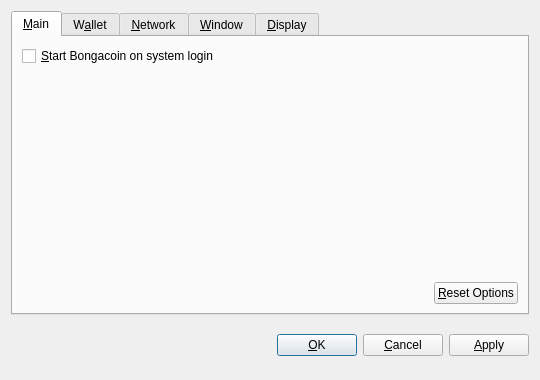
<?xml version="1.0" encoding="UTF-8"?>
<ui version="4.0">
 <class>OptionsDialog</class>
 <widget class="QDialog" name="OptionsDialog">
  <property name="geometry">
   <rect>
    <x>0</x>
    <y>0</y>
    <width>540</width>
    <height>380</height>
   </rect>
  </property>
  <property name="windowTitle">
   <string>Options</string>
  </property>
  <property name="modal">
   <bool>true</bool>
  </property>
  <layout class="QVBoxLayout" name="verticalLayout">
   <item>
    <widget class="QTabWidget" name="tabWidget">
     <property name="tabPosition">
      <enum>QTabWidget::North</enum>
     </property>
     <property name="currentIndex">
      <number>0</number>
     </property>
     <widget class="QWidget" name="tabMain">
      <attribute name="title">
       <string>&amp;Main</string>
      </attribute>
      <layout class="QVBoxLayout" name="verticalLayout_Main">
       <item>
        <widget class="QCheckBox" name="bitcoinAtStartup">
         <property name="toolTip">
          <string>Automatically start Bongacoin after logging in to the system.</string>
         </property>
         <property name="text">
          <string>&amp;Start Bongacoin on system login</string>
         </property>
        </widget>
       </item>
       <item>
        <spacer name="verticalSpacer_Main">
         <property name="orientation">
          <enum>Qt::Vertical</enum>
         </property>
         <property name="sizeHint" stdset="0">
          <size>
           <width>20</width>
           <height>40</height>
          </size>
         </property>
        </spacer>
       </item>
       <item>
        <layout class="QHBoxLayout" name="horizontalLayout_2_Main">
         <item>
          <spacer name="horizontalSpacer_2_Main">
           <property name="orientation">
            <enum>Qt::Horizontal</enum>
           </property>
           <property name="sizeHint" stdset="0">
            <size>
             <width>40</width>
             <height>20</height>
            </size>
           </property>
          </spacer>
         </item>
         <item>
          <widget class="QPushButton" name="resetButton">
           <property name="toolTip">
            <string>Reset all client options to default.</string>
           </property>
           <property name="text">
            <string>&amp;Reset Options</string>
           </property>
           <property name="autoDefault">
            <bool>false</bool>
           </property>
          </widget>
         </item>
        </layout>
       </item>
      </layout>
     </widget>
     <widget class="QWidget" name="tabWallet">
      <attribute name="title">
       <string>W&amp;allet</string>
      </attribute>
      <layout class="QVBoxLayout" name="verticalLayout_Network">
       <item>
        <widget class="QLabel" name="transactionFeeInfoLabel">
         <property name="text">
          <string>Optional transaction fee per kB that helps make sure your transactions are processed quickly. Most transactions are 1 kB.</string>
         </property>
         <property name="textFormat">
          <enum>Qt::PlainText</enum>
         </property>
         <property name="wordWrap">
          <bool>true</bool>
         </property>
        </widget>
       </item>
       <item>
        <layout class="QHBoxLayout" name="horizontalLayout_1_Main">
         <item>
          <widget class="QLabel" name="transactionFeeLabel">
           <property name="text">
            <string>Pay transaction &amp;fee</string>
           </property>
           <property name="textFormat">
            <enum>Qt::PlainText</enum>
           </property>
           <property name="buddy">
            <cstring>transactionFee</cstring>
           </property>
          </widget>
         </item>
         <item>
          <widget class="BitcoinAmountField" name="transactionFee"/>
         </item>
         <item>
          <spacer name="horizontalSpacer_1_Main">
           <property name="orientation">
            <enum>Qt::Horizontal</enum>
           </property>
           <property name="sizeHint" stdset="0">
            <size>
             <width>40</width>
             <height>20</height>
            </size>
           </property>
          </spacer>
         </item>
        </layout>
       </item>
       <item>
        <widget class="QLabel" name="label">
         <property name="text">
          <string>If you disable the spending of unconfirmed change, the change from a transaction cannot be used until that transaction has at least one confirmation. This also affects how your balance is computed.</string>
         </property>
         <property name="wordWrap">
          <bool>true</bool>
         </property>
        </widget>
       </item>
       <item>
        <widget class="QCheckBox" name="spendZeroConfChange">
         <property name="text">
          <string>Spend unconfirmed change  (experts only)</string>
         </property>
        </widget>
       </item>
       <item>
        <spacer name="verticalSpacer">
         <property name="orientation">
          <enum>Qt::Vertical</enum>
         </property>
         <property name="sizeHint" stdset="0">
          <size>
           <width>20</width>
           <height>40</height>
          </size>
         </property>
        </spacer>
       </item>
      </layout>
     </widget>
     <widget class="QWidget" name="tabNetwork">
      <attribute name="title">
       <string>&amp;Network</string>
      </attribute>
      <layout class="QVBoxLayout" name="verticalLayout_Network">
       <item>
        <widget class="QCheckBox" name="mapPortUpnp">
         <property name="toolTip">
          <string>Automatically open the Bongacoin client port on the router. This only works when your router supports UPnP and it is enabled.</string>
         </property>
         <property name="text">
          <string>Map port using &amp;UPnP</string>
         </property>
        </widget>
       </item>
       <item>
        <widget class="QCheckBox" name="connectSocks">
         <property name="toolTip">
          <string>Connect to the Bongacoin network through a SOCKS proxy (e.g. when connecting through Tor).</string>
         </property>
         <property name="text">
          <string>&amp;Connect through SOCKS proxy:</string>
         </property>
        </widget>
       </item>
       <item>
        <layout class="QHBoxLayout" name="horizontalLayout_Network">
         <item>
          <widget class="QLabel" name="proxyIpLabel">
           <property name="text">
            <string>Proxy &amp;IP:</string>
           </property>
           <property name="textFormat">
            <enum>Qt::PlainText</enum>
           </property>
           <property name="buddy">
            <cstring>proxyIp</cstring>
           </property>
          </widget>
         </item>
         <item>
          <widget class="QValidatedLineEdit" name="proxyIp">
           <property name="maximumSize">
            <size>
             <width>140</width>
             <height>16777215</height>
            </size>
           </property>
           <property name="toolTip">
            <string>IP address of the proxy (e.g. 127.0.0.1)</string>
           </property>
          </widget>
         </item>
         <item>
          <widget class="QLabel" name="proxyPortLabel">
           <property name="text">
            <string>&amp;Port:</string>
           </property>
           <property name="textFormat">
            <enum>Qt::PlainText</enum>
           </property>
           <property name="buddy">
            <cstring>proxyPort</cstring>
           </property>
          </widget>
         </item>
         <item>
          <widget class="QLineEdit" name="proxyPort">
           <property name="maximumSize">
            <size>
             <width>55</width>
             <height>16777215</height>
            </size>
           </property>
           <property name="toolTip">
            <string>Port of the proxy (e.g. 9050)</string>
           </property>
          </widget>
         </item>
         <item>
          <widget class="QLabel" name="socksVersionLabel">
           <property name="text">
            <string>SOCKS &amp;Version:</string>
           </property>
           <property name="textFormat">
            <enum>Qt::PlainText</enum>
           </property>
           <property name="buddy">
            <cstring>socksVersion</cstring>
           </property>
          </widget>
         </item>
         <item>
          <widget class="QValueComboBox" name="socksVersion">
           <property name="toolTip">
            <string>SOCKS version of the proxy (e.g. 5)</string>
           </property>
          </widget>
         </item>
         <item>
          <spacer name="horizontalSpacer_Network">
           <property name="orientation">
            <enum>Qt::Horizontal</enum>
           </property>
           <property name="sizeHint" stdset="0">
            <size>
             <width>40</width>
             <height>20</height>
            </size>
           </property>
          </spacer>
         </item>
        </layout>
       </item>
       <item>
        <spacer name="verticalSpacer_Network">
         <property name="orientation">
          <enum>Qt::Vertical</enum>
         </property>
         <property name="sizeHint" stdset="0">
          <size>
           <width>20</width>
           <height>40</height>
          </size>
         </property>
        </spacer>
       </item>
      </layout>
     </widget>
     <widget class="QWidget" name="tabWindow">
      <attribute name="title">
       <string>&amp;Window</string>
      </attribute>
      <layout class="QVBoxLayout" name="verticalLayout_Window">
       <item>
        <widget class="QCheckBox" name="minimizeToTray">
         <property name="toolTip">
          <string>Show only a tray icon after minimizing the window.</string>
         </property>
         <property name="text">
          <string>&amp;Minimize to the tray instead of the taskbar</string>
         </property>
        </widget>
       </item>
       <item>
        <widget class="QCheckBox" name="minimizeOnClose">
         <property name="toolTip">
          <string>Minimize instead of exit the application when the window is closed. When this option is enabled, the application will be closed only after selecting Quit in the menu.</string>
         </property>
         <property name="text">
          <string>M&amp;inimize on close</string>
         </property>
        </widget>
       </item>
       <item>
        <spacer name="verticalSpacer_Window">
         <property name="orientation">
          <enum>Qt::Vertical</enum>
         </property>
         <property name="sizeHint" stdset="0">
          <size>
           <width>20</width>
           <height>40</height>
          </size>
         </property>
        </spacer>
       </item>
      </layout>
     </widget>
     <widget class="QWidget" name="tabDisplay">
      <attribute name="title">
       <string>&amp;Display</string>
      </attribute>
      <layout class="QVBoxLayout" name="verticalLayout_Display">
       <item>
        <layout class="QHBoxLayout" name="horizontalLayout_1_Display">
         <item>
          <widget class="QLabel" name="langLabel">
           <property name="text">
            <string>User Interface &amp;language:</string>
           </property>
           <property name="textFormat">
            <enum>Qt::PlainText</enum>
           </property>
           <property name="buddy">
            <cstring>lang</cstring>
           </property>
          </widget>
         </item>
         <item>
          <widget class="QValueComboBox" name="lang">
           <property name="toolTip">
            <string>The user interface language can be set here. This setting will take effect after restarting Bongacoin.</string>
           </property>
          </widget>
         </item>
        </layout>
       </item>
       <item>
        <layout class="QHBoxLayout" name="horizontalLayout_2_Display">
         <item>
          <widget class="QLabel" name="unitLabel">
           <property name="text">
            <string>&amp;Unit to show amounts in:</string>
           </property>
           <property name="textFormat">
            <enum>Qt::PlainText</enum>
           </property>
           <property name="buddy">
            <cstring>unit</cstring>
           </property>
          </widget>
         </item>
         <item>
          <widget class="QValueComboBox" name="unit">
           <property name="toolTip">
            <string>Choose the default subdivision unit to show in the interface and when sending coins.</string>
           </property>
          </widget>
         </item>
        </layout>
       </item>
       <item>
        <widget class="QCheckBox" name="displayAddresses">
         <property name="toolTip">
          <string>Whether to show Bongacoin addresses in the transaction list or not.</string>
         </property>
         <property name="text">
          <string>&amp;Display addresses in transaction list</string>
         </property>
        </widget>
       </item>
       <item>
        <widget class="QCheckBox" name="coinControlFeatures">
         <property name="toolTip">
          <string>Whether to show coin control features or not.</string>
         </property>
         <property name="text">
          <string>Display coin &amp;control features (experts only!)</string>
         </property>
        </widget>
       </item>
       <item>
        <spacer name="verticalSpacer_Display">
         <property name="orientation">
          <enum>Qt::Vertical</enum>
         </property>
         <property name="sizeHint" stdset="0">
          <size>
           <width>20</width>
           <height>40</height>
          </size>
         </property>
        </spacer>
       </item>
      </layout>
     </widget>
    </widget>
   </item>
   <item>
    <layout class="QHBoxLayout" name="horizontalLayout_Buttons">
     <item>
      <spacer name="horizontalSpacer_1">
       <property name="orientation">
        <enum>Qt::Horizontal</enum>
       </property>
       <property name="sizeHint" stdset="0">
        <size>
         <width>40</width>
         <height>48</height>
        </size>
       </property>
      </spacer>
     </item>
     <item>
      <widget class="QLabel" name="statusLabel">
       <property name="font">
        <font>
         <weight>75</weight>
         <bold>true</bold>
        </font>
       </property>
       <property name="text">
        <string/>
       </property>
       <property name="textFormat">
        <enum>Qt::PlainText</enum>
       </property>
       <property name="wordWrap">
        <bool>true</bool>
       </property>
      </widget>
     </item>
     <item>
      <spacer name="horizontalSpacer_2">
       <property name="orientation">
        <enum>Qt::Horizontal</enum>
       </property>
       <property name="sizeHint" stdset="0">
        <size>
         <width>40</width>
         <height>48</height>
        </size>
       </property>
      </spacer>
     </item>
     <item>
      <widget class="QPushButton" name="okButton">
       <property name="text">
        <string>&amp;OK</string>
       </property>
      </widget>
     </item>
     <item>
      <widget class="QPushButton" name="cancelButton">
       <property name="text">
        <string>&amp;Cancel</string>
       </property>
       <property name="autoDefault">
        <bool>false</bool>
       </property>
      </widget>
     </item>
     <item>
      <widget class="QPushButton" name="applyButton">
       <property name="text">
        <string>&amp;Apply</string>
       </property>
       <property name="autoDefault">
        <bool>false</bool>
       </property>
      </widget>
     </item>
    </layout>
   </item>
  </layout>
 </widget>
 <customwidgets>
  <customwidget>
   <class>BitcoinAmountField</class>
   <extends>QSpinBox</extends>
   <header>bitcoinamountfield.h</header>
  </customwidget>
  <customwidget>
   <class>QValueComboBox</class>
   <extends>QComboBox</extends>
   <header>qvaluecombobox.h</header>
  </customwidget>
  <customwidget>
   <class>QValidatedLineEdit</class>
   <extends>QLineEdit</extends>
   <header>qvalidatedlineedit.h</header>
  </customwidget>
 </customwidgets>
 <resources/>
 <connections/>
</ui>
